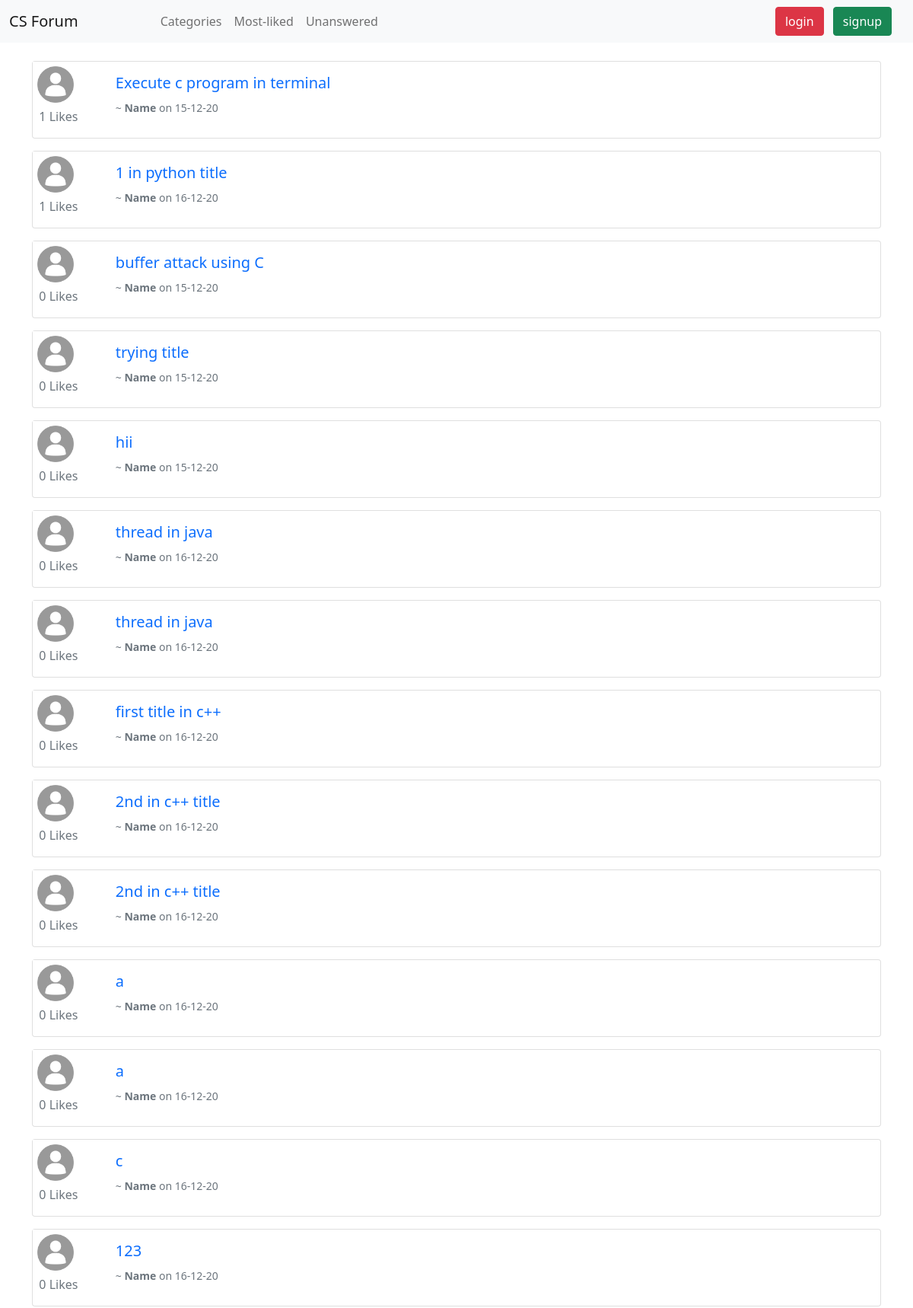
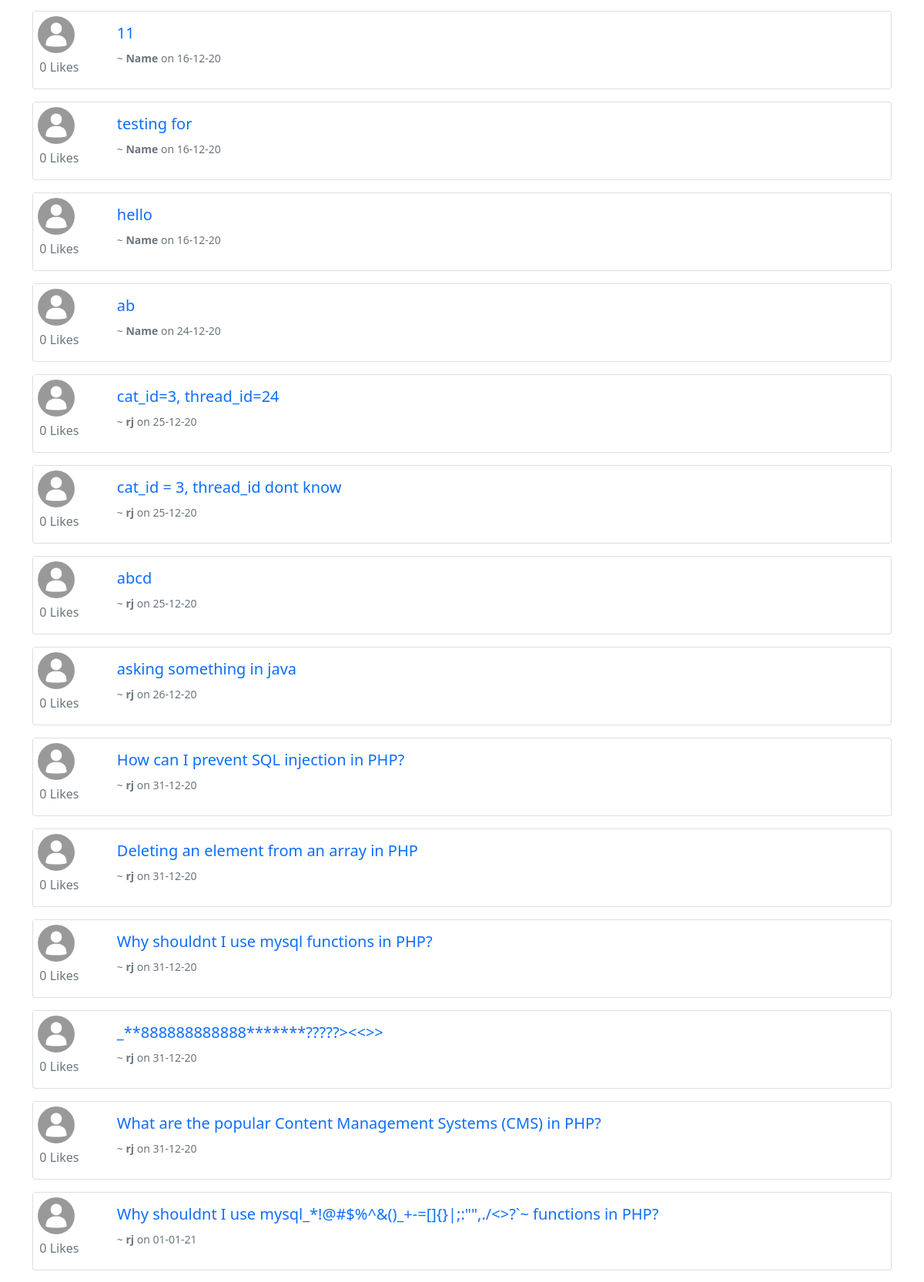
Page /mostliked.php (upper part) on the committed database (2 pictures, top to bottom).
### tables this page shows
CREATE TABLE `Threads` (
  `thread_id` int(5) NOT NULL,
  `thread_title` varchar(255) NOT NULL,
  `thread_desc` text NOT NULL,
  `thread_cat_id` int(5) NOT NULL,
  `thread_user_id` int(5) NOT NULL,
  `timestamp` datetime NOT NULL DEFAULT current_timestamp(),
  `likes` int(5) UNSIGNED NOT NULL DEFAULT 0
);

CREATE TABLE `User` (
  `user_id` int(5) NOT NULL,
  `user_name` varchar(30) NOT NULL,
  `user_email` varchar(50) NOT NULL,
  `user_password` varchar(255) NOT NULL,
  `user_time` datetime NOT NULL DEFAULT current_timestamp()
);

### mostliked.php (the view, shortened to what this page needs)
<!DOCTYPE html>
<html>
<head>
  <link href="https://cdn.jsdelivr.net/npm/bootstrap@5.0.0-beta1/dist/css/bootstrap.min.css" rel="stylesheet"
>
</head>
<body>
<?php include 'partial/dbconnect.php';?>
 <?php include 'partial/header.php';?>
 <div class="container ">
 	<br>
<?php
function getlikes($threadid)
 {
  global $conn;
    $ratingsql = "SELECT count(*) FROM `Thread_rating` where tr_thread_id = $threadid and tr_action = 'like'";
    $ratingresult = mysqli_query($conn,$ratingsql);
    $ratingrow = mysqli_fetch_array($ratingresult);
     return $ratingrow[0];
 }
		$sql = "SELECT `thread_id`, `thread_title`,`thread_user_id`,DATE_FORMAT(timestamp,'%d-%m-%y') AS timestamp FROM `Threads` ORDER BY likes DESC ";
          $result = mysqli_query($conn,$sql);
          if($result)
          {
            while($row = mysqli_fetch_assoc($result))
            {
              $threadid = $row['thread_id'];
              $userid = $row['thread_user_id'];
              $title = $row['thread_title'];
              $posted = $row['timestamp'];
                $namesql = "SELECT `user_name` FROM `User` where user_id = $userid";
                $nameresult = mysqli_query($conn,$namesql);
                $namerow = mysqli_fetch_assoc($nameresult);
                $username = $namerow['user_name'];
              echo '
                    <div class="card mb-3" >
                      <div class="row g-0">
                        <div class="col-md-1">
                          <img src="image/userdefault.jpg" style="max-width: 60px;">
                          <p class="text-muted"> &nbsp';
                  echo '<span> '.getlikes($threadid).'</span>';
                echo    ' Likes </p>
                        </div>
                        <div class="col-md-8">
                          <div class="card-body">
                            <h5 class="card-title"><a href="thread.php?thread_id='.$threadid.'">'.$title.'</a></h5>
                            <p class="card-text"><small class="text-muted"> ~<strong> '.$username.'</strong> on '.$posted.'</small></p>
                          </div>
                        </div>
                      </div>
                    </div>
                   ';
            }
          }
?>
 </div>
</body>
</html>

### partial/header.php (style rules this page uses)
a, u { text-decoration : none; }

### rows in the picture
threads: thread_id "1", thread_title "Execute c program in terminal", thread_user.user_name "Name", posted "15-12-20"
threads: threadid "1", thread_title "1 in python title", thread_user.user_name "Name", posted "16-12-20"
threads: threadid "0", thread_title "buffer attack using C", thread_user.user_name "Name", posted "15-12-20"
threads: threadid "0", thread_title "trying title", thread_user.user_name "Name", posted "15-12-20"
threads: threadid "0", thread_title "hii", thread_user.user_name "Name", posted "15-12-20"
threads: threadid "0", thread_title "thread in java", thread_user.user_name "Name", posted "16-12-20"
threads: threadid "0", thread_title "thread in java", thread_user.user_name "Name", posted "16-12-20"
threads: threadid "0", thread_title "first title in c++", thread_user.user_name "Name", posted "16-12-20"
threads: threadid "0", thread_title "2nd in c++ title", thread_user.user_name "Name", posted "16-12-20"
threads: threadid "0", thread_title "2nd in c++ title", thread_user.user_name "Name", posted "16-12-20"
threads: threadid "0", thread_title "a", thread_user.user_name "Name", posted "16-12-20"
threads: threadid "0", thread_title "a", thread_user.user_name "Name", posted "16-12-20"
threads: threadid "0", thread_title "c", thread_user.user_name "Name", posted "16-12-20"
threads: threadid "0", thread_title "123", thread_user.user_name "Name", posted "16-12-20"
threads: threadid "0", thread_title "11", thread_user.user_name "Name", posted "16-12-20"
threads: threadid "0", thread_title "testing for", thread_user.user_name "Name", posted "16-12-20"
threads: threadid "0", thread_title "hello", thread_user.user_name "Name", posted "16-12-20"
threads: threadid "0", thread_title "ab", thread_user.user_name "Name", posted "24-12-20"
threads: threadid "0", thread_title "cat_id=3, thread_id=24", thread_user.user_name "rj", posted "25-12-20"
threads: threadid "0", thread_title "cat_id = 3, thread_id dont know", thread_user.user_name "rj", posted "25-12-20"
threads: threadid "0", thread_title "abcd", thread_user.user_name "rj", posted "25-12-20"
threads: threadid "0", thread_title "asking something in java", thread_user.user_name "rj", posted "26-12-20"
threads: threadid "0", thread_title "How can I prevent SQL injection in PHP?", thread_user.user_name "rj", posted "31-12-20"
threads: threadid "0", thread_title "Deleting an element from an array in PHP", thread_user.user_name "rj", posted "31-12-20"
threads: threadid "0", thread_title "Why shouldnt I use mysql functions in PHP?", thread_user.user_name "rj", posted "31-12-20"
threads: threadid "0", thread_title "_**888888888888*******?????><<>>", thread_user.user_name "rj", posted "31-12-20"
threads: threadid "0", thread_title "What are the popular Content Management Systems (CMS) in PHP?", thread_user.user_name "rj", posted "31-12-20"
threads: threadid "0", thread_title "Why shouldnt I use mysql_*!@#$%^&()_+-=[]{}|;:\"\",./<>?`~ functions in PHP?", thread_user.user_name "rj", posted "01-01-21"
